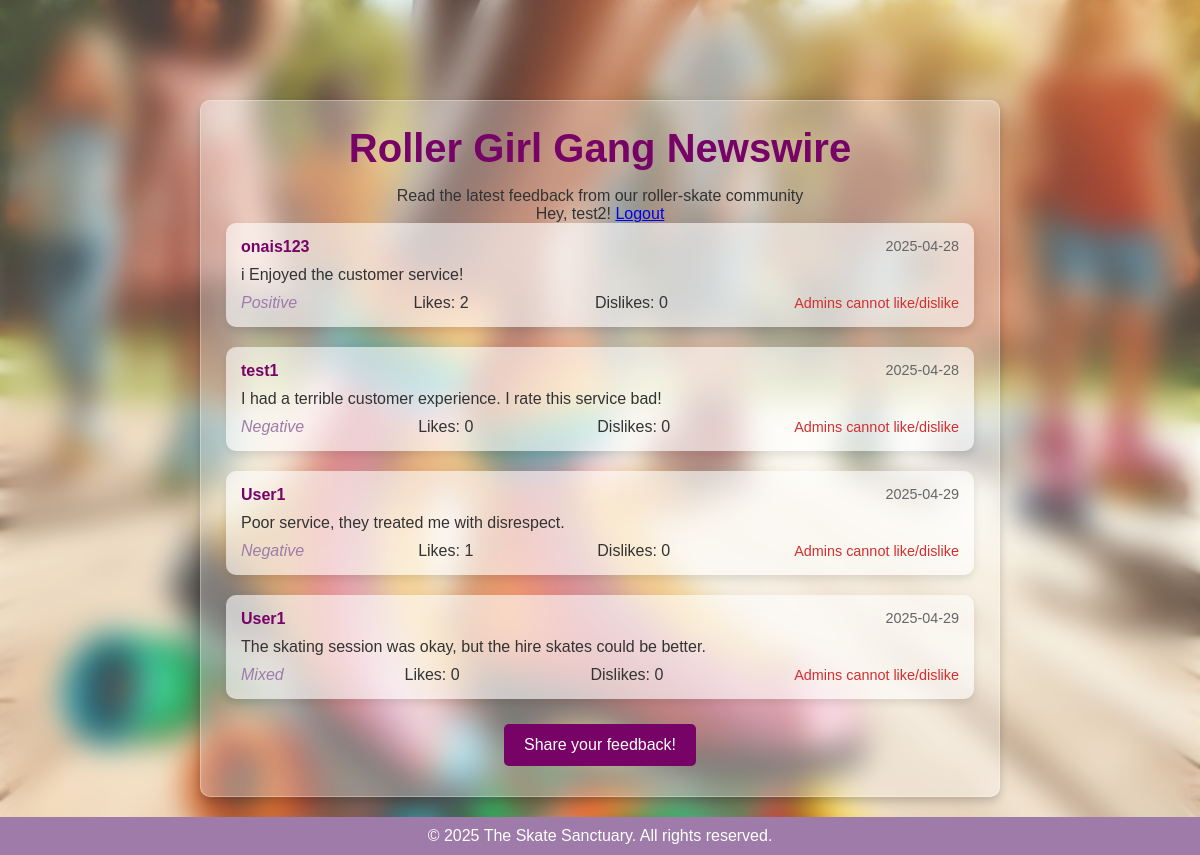
/newswire (signed in), run on the app's committed database.
### app.py (models this page shows, shortened)
class Admin(UserMixin, db.Model):
    id = db.Column(db.Integer, primary_key=True)
    username = db.Column(db.String(150), unique=True, nullable=False)
    password = db.Column(db.String(255), nullable=False)  # Increased length for hashed passwords
    is_admin = db.Column(db.Boolean, default=True)

class Review(db.Model):
    id = db.Column(db.Integer, primary_key=True)
    firstName = db.Column(db.String(80), nullable=False)
    lastName = db.Column(db.String(80), nullable=False)
    email = db.Column(db.String(120), nullable=False)
    review = db.Column(db.Text, nullable=False)
    likes = db.Column(db.Integer, default=0)
    dislikes = db.Column(db.Integer, default=0)
    user_id = db.Column(db.Integer, db.ForeignKey('regular_user.id'), nullable=False)
    sentiment = db.Column(db.String(20), nullable=True)
    created_at = db.Column(db.DateTime, default=datetime.utcnow)
    updated_at = db.Column(db.DateTime, default=datetime.utcnow, onupdate=datetime.utcnow)

class RegularUser(UserMixin, db.Model):
    id = db.Column(db.Integer, primary_key=True)
    username = db.Column(db.String(150), unique=True, nullable=False)
    password = db.Column(db.String(255), nullable=False)  # Increased length for hashed passwords
    reviews = db.relationship('Review', backref='user', lazy=True)
    interactions = db.relationship('Review', secondary=likes_dislikes, backref='user_interacted', lazy=True)

### app.py (the view)
@app.route("/newswire")
def newswire():
    reviews = Review.query.all()
    like_form = LikeDislikeForm()
    dislike_form = LikeDislikeForm()
    return render_template("newswire.html", reviews=reviews, like_form=like_form, dislike_form=dislike_form)

### app.py (called while the page is built)
@login_manager.user_loader
def load_user(user_id):
    user_type = session.get('user_type')
    print(f"Loading user with ID: {user_id}, Type: {user_type}")
    if user_type == 'admin':
        return Admin.query.get(int(user_id))
    return RegularUser.query.get(int(user_id))

### templates/newswire.html (shortened to what this page needs)
<!DOCTYPE html>
<html lang="en">
<head>
    <link rel="stylesheet" href="{{ url_for('static', filename='style.css') }}">
</head>
<body>
    <div class="background-overlay"></div>
    <div class="newswire-container">
        <h1>Roller Girl Gang Newswire</h1>
        <p>Read the latest feedback from our roller-skate community</p>
        {% if current_user.is_authenticated %}
            <p>Hey, {{ current_user.username }}! <a href="{{ url_for('user_logout') }}">Logout</a></p>
        {% else %}
            <p>Hey, Guest! <a href="{{ url_for('user_login') }}">Login</a></p>
        {% endif %}
        {% if reviews %}
            {% for review in reviews %}
                <div class="review-card">
                    <div class="review-header">
                        <span class="review-name">{{ review.user.username if review.user else 'Anonymous' }}</span>
                        <span class="review-date">{{ review.created_at.strftime('%Y-%m-%d') }}</span>
                    </div>
                    <p class="review-text">{{ review.review }}</p>
                    <div class="review-footer">
                        <span class="review-sentiment">{{ review.sentiment or 'N/A' }}</span>
                        <span class="review-likes">Likes: {{ review.likes }}</span>
                        <span class="review-dislikes">Dislikes: {{ review.dislikes }}</span>
                        <div class="interaction-btns">
                            {% if current_user.is_authenticated and not current_user.is_admin %}
                                <form action="{{ url_for('like_review', review_id=review.id) }}" method="POST" style="display:inline;">
                                    {{ like_form.hidden_tag() }}
                                    {{ like_form.submit(class="like-btn", value="Like") }}
                                </form>
                                <form action="{{ url_for('dislike_review', review_id=review.id) }}" method="POST" style="display:inline;">
                                    {{ dislike_form.hidden_tag() }}
                                    {{ dislike_form.submit(class="dislike-btn", value="Dislike") }}
                                </form>
                            {% else %}
                                <span class="login-prompt">
                                    {% if current_user.is_admin %}
                                        Admins cannot like/dislike
                                    {% else %}
                                        Login to like or dislike
                                    {% endif %}
                                </span>
                            {% endif %}
                        </div>
                    </div>
                </div>
            {% endfor %}
        {% else %}
            <p>No reviews available! Be the first to leave a review!</p>
        {% endif %}
        <a href="{{ url_for('home') }}" class="btn">Share your feedback!</a>
    </div>
    <footer>
        <p>&copy; 2025 The Skate Sanctuary. All rights reserved.</p>
    </footer>
</body>
</html>

### static/style.css (style rules this page uses)
* { margin: 0; padding: 0; box-sizing: border-box; }
body { font-family: Arial, sans-serif; background: url("/static/rollerskates.jpg") no-repeat center center fixed; background-size: cover; min-height: 100vh; padding-top: 80px; text-align: center; color: #333; position: relative; display: flex; flex-direction: column; }
.background-overlay { position: fixed; top: 0; left: 0; width: 100%; height: 100%; background: rgba(255, 255, 255, 0.1); backdrop-filter: blur(15px); -webkit-backdrop-filter: blur(15px); z-index: -1; }
h1 { font-size: 2.5rem; margin-bottom: 1rem; color: #770366; }
.download-link, .btn { background-color: #770366; color: white; padding: 12px 20px; text-decoration: none; font-size: 16px; border-radius: 5px; margin: 5px; display: inline-block; transition: background-color 0.3s ease; }
.newswire-container { width: 90%; max-width: 800px; padding: 25px; background: rgba(255, 255, 255, 0.3); box-shadow: 0px 4px 10px rgba(0, 0, 0, 0.2); border-radius: 10px; border: 1px solid rgba(255, 255, 255, 0.3); position: relative; z-index: 1; margin: 20px auto; }
.review-card { background: rgba(255, 255, 255, 0.6); padding: 15px; border-radius: 10px; box-shadow: 0px 4px 8px rgba(0, 0, 0, 0.1); margin-bottom: 20px; text-align: left; }
.review-card p { margin-bottom: 10px; font-size: 16px; }
.review-header { display: flex; justify-content: space-between; margin-bottom: 10px; }
.review-name { font-weight: bold; color: #770366; }
.review-date { color: #666; font-size: 0.9rem; }
.review-text { margin-bottom: 10px; }
.review-footer { display: flex; justify-content: space-between; align-items: center; }
.review-sentiment { color: #9F7BA9; font-style: italic; }
.review-likes, .review-dislikes { margin-right: 10px; color: #333; }
.interaction-btns { display: flex; gap: 10px; }
.login-prompt { color: #d32f2f; font-size: 0.9rem; }
footer { width: 100%; text-align: center; padding: 10px; background-color: #9F7BA9; color: white; margin-top: auto; }

### data on the page
Admin: username "test2"
Review: user "onais123", created_at "2025-04-28", review "i Enjoyed the customer service!", sentiment "Positive", likes "2", dislikes "0"
Review: user "test1", created_at "2025-04-28", review "I had a terrible customer experience. I rate this service bad!", sentiment "Negative", likes "0", dislikes "0"
Review: user "User1", created_at "2025-04-29", review "Poor service, they treated me with disrespect.", sentiment "Negative", likes "1", dislikes "0"
Review: user "User1", created_at "2025-04-29", review "The skating session was okay, but the hire skates could be better.", sentiment "Mixed", likes "0", dislikes "0"
